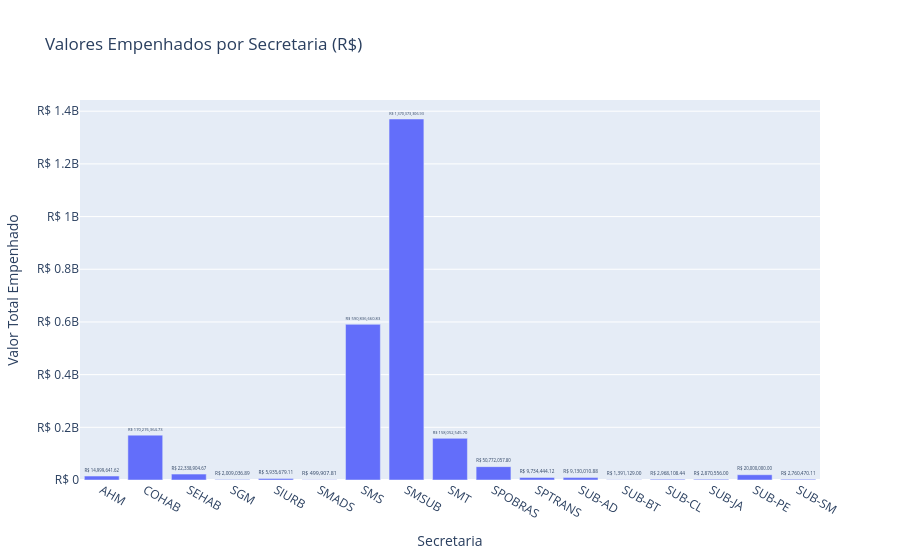

Notebook code cell kept with this figure:
### Code cell
# Criar o gráfico de barras com Plotly Express
fig = px.bar(
    geral.groupby('Secretaria')['Valor Empenho'].sum().reset_index(),
    x='Secretaria',
    y='Valor Empenho',
    title='Valores Empenhados por Secretaria (R$)',
    labels={'Valor Empenho': 'Valor Total Empenhado'},
    text='Valor Empenho' # Esta linha adiciona os rótulos de texto
)

# Opcional: Ajustar a formatação do texto nos rótulos (por exemplo, para exibir em R$)
fig.update_traces(texttemplate='R$ %{y:,.2f}', textposition='outside')

# Opcional: Melhorar a exibição do eixo Y para valores monetários
fig.update_yaxes(tickprefix='R$ ')

fig.show()

### Figure 1 — Plotly figure (JSON) as saved in the notebook; plotly's stock layout.template omitted (floating-point values rounded to 4 significant figures)
{"data": [{"hovertemplate": "Secretaria=%{x}<br>Valor Total Empenhado=%{text}<extra></extra>", "legendgroup": "", "marker": {"color": "#636efa", "pattern": {"shape": ""}}, "name": "", "orientation": "v", "showlegend": false, "text": [15000000.0, 170300000.0, 22340000.0, 2009000.0, 5936000.0, 499900.0, 590800000.0, 1370000000.0, 158100000.0, 50770000.0, 9734000.0, 9130000.0, 1391000.0, 2968000.0, 2871000.0, 20000000.0, 2760000.0], "textposition": "outside", "texttemplate": "R$ %{y:,.2f}", "type": "bar", "x": ["AHM", "COHAB", "SEHAB", "SGM", "SIURB", "SMADS", "SMS", "SMSUB", "SMT", "SPOBRAS", "SPTRANS", "SUB-AD", "SUB-BT", "SUB-CL", "SUB-JA", "SUB-PE", "SUB-SM"], "xaxis": "x", "y": [15000000.0, 170300000.0, 22340000.0, 2009000.0, 5936000.0, 499900.0, 590800000.0, 1370000000.0, 158100000.0, 50770000.0, 9734000.0, 9130000.0, 1391000.0, 2968000.0, 2871000.0, 20000000.0, 2760000.0], "yaxis": "y"}], "layout": {"barmode": "relative", "legend": {"tracegroupgap": 0}, "title": {"text": "Valores Empenhados por Secretaria (R$)"}, "xaxis": {"anchor": "y", "domain": [0, 1], "title": {"text": "Secretaria"}}, "yaxis": {"anchor": "x", "domain": [0, 1], "tickprefix": "R$ ", "title": {"text": "Valor Total Empenhado"}}}}
